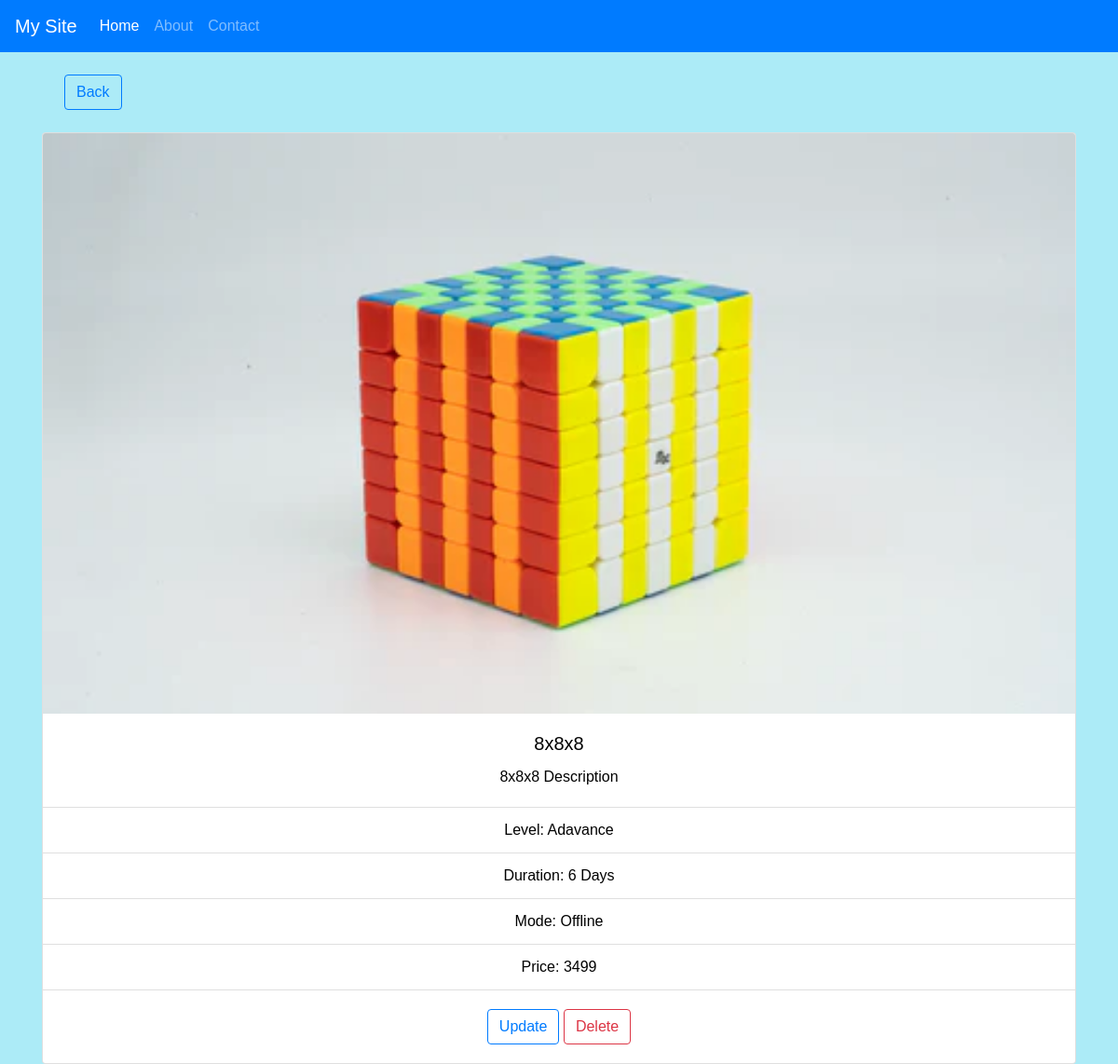
The page /course/show/13/ on the database its author committed.
### course/models.py (models this page shows, shortened)
class Courses(models.Model):
    LEVELS = [
        ('Beginner', 'Beginner'),
        ('Intermediate', 'Intermediate'),
        ('Adavance', 'Adavance')
    ]
    MODES = [
        ('Online', 'Online'),
        ('Offline', 'Offline')
    ]
    image = models.ImageField(upload_to='cubes/')
    name = models.CharField(max_length=100, null=False)
    price = models.PositiveIntegerField(null=False)
    level = models.CharField(max_length=100, choices=LEVELS)
    duration = models.PositiveIntegerField()
    mode = models.CharField(max_length=50,choices=MODES)
    description = models.TextField(default='')

### course/views/course.py (the view)
# urls.py: path('show/<int:course_id>/', course.show_course, name='course'),
def show_course(request, course_id):
    course = get_object_or_404(Courses, pk=course_id)
    level_display = dict(Courses.LEVELS)[course.level]
    mode_display = dict(Courses.MODES)[course.mode]
    return render(request, 'course.html', {'course': course, 'level':level_display, 'mode':mode_display})

### course/templates/course.html (shortened to what this page needs)
{% extends "layout.html" %}
{% block content %}
<div class="d-flex m-4">
    <a href={% url "courses" %} class="btn btn-outline-primary">Back</a>
</div>
<div class="card">
    <img class="card-img-top" src={{course.image.url}} alt="Card image cap">
    <div class="card-body">
      <h5 class="card-title">{{course.name}}</h5>
      <p class="card-text">{{course.description}}</p>
    </div>
    <ul class="list-group list-group-flush">
      <li class="list-group-item">Level: {{level}}</li>
      <li class="list-group-item">Duration: {{course.duration}} Days</li>
      <li class="list-group-item">Mode: {{mode}}</li>
      <li class="list-group-item">Price: {{course.price}}</li>
    </ul>
    <div class="card-body">
      <a href={% url "update_course" course.id %} class="btn btn-outline-primary">Update</a>
      <a href={% url "delete_course" course.id %} class="btn btn-outline-danger">Delete</a>
    </div>
  </div>
{% endblock %}

### static/css/style.css (style rules this page uses)
body { background-color: #acebf7; font-family: Arial, sans-serif; color: #000000; text-align: center; }

### rows shown on the page
Courses: image (picture), name "8x8x8", description "8x8x8 Description", level "Adavance", duration "6", mode "Offline", price "3499"
